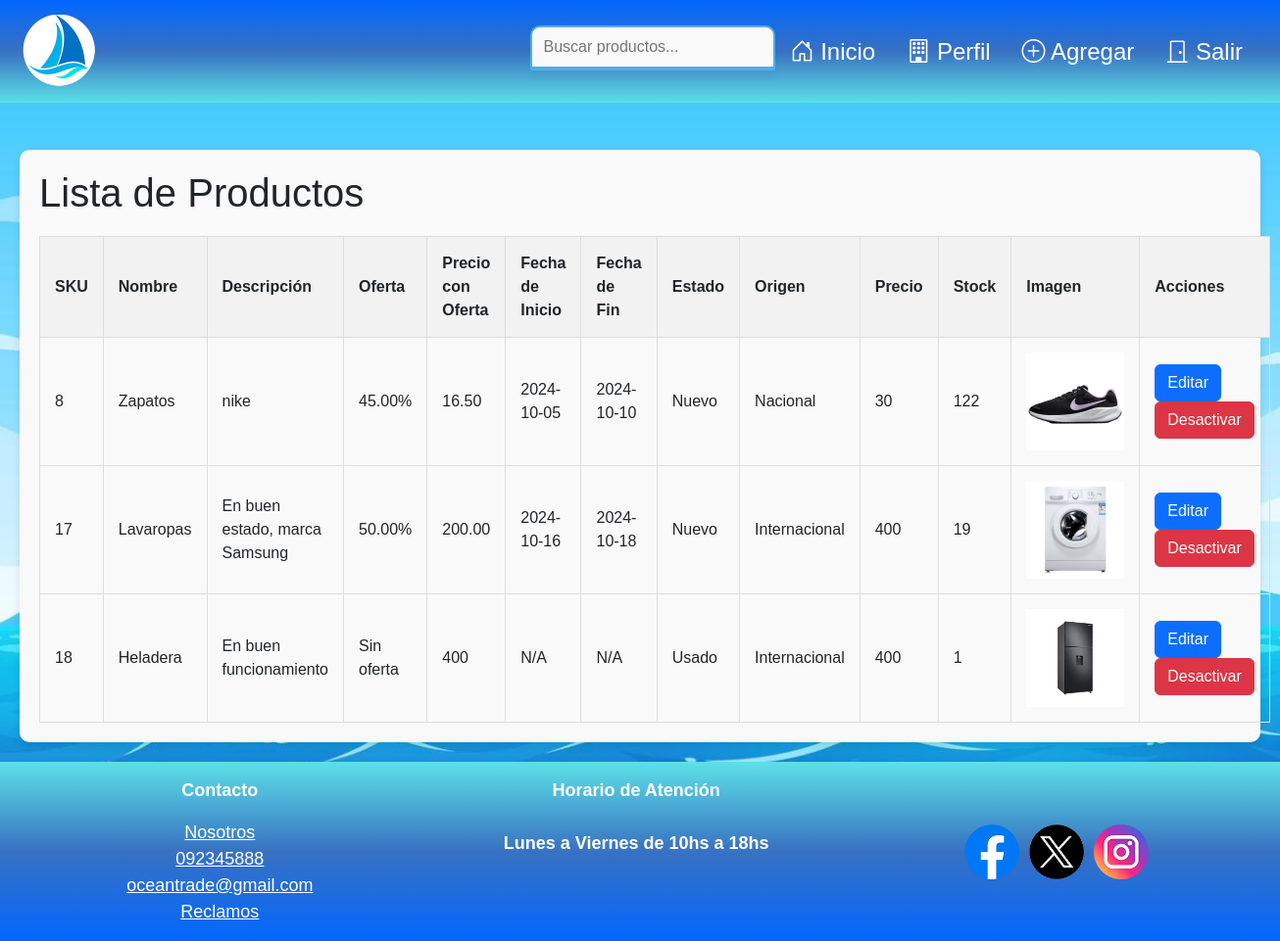
The page /sigto/views/listarproductos.php (signed in) on the database its author committed.
### tables this page shows
CREATE TABLE `ofertas` (
  `idof` int(11) NOT NULL,
  `sku` int(11) DEFAULT NULL,
  `porcentaje_oferta` decimal(4,2) DEFAULT NULL,
  `preciooferta` decimal(10,2) DEFAULT NULL,
  `fecha_inicio` date DEFAULT NULL,
  `fecha_fin` date DEFAULT NULL
);

CREATE TABLE `producto` (
  `sku` int(11) NOT NULL,
  `idemp` int(11) NOT NULL,
  `nombre` varchar(10) NOT NULL,
  `descripcion` varchar(255) DEFAULT NULL,
  `estado` enum('Nuevo','Usado') NOT NULL,
  `origen` enum('Nacional','Internacional') NOT NULL,
  `precio` int(10) NOT NULL DEFAULT 1 CHECK (`precio` > 0),
  `stock` tinyint(3) DEFAULT NULL,
  `imagen` varchar(255) DEFAULT NULL,
  `visible` tinyint(1) DEFAULT 1,
  `tipo_stock` enum('unidad','cantidad') NOT NULL DEFAULT 'cantidad'
);

### sigto/models/Producto.php (called while the page is built, shortened)
<?php
require_once __DIR__ . '/../config/Database.php';
class Producto {
    private $conn;
    public function __construct($operation = 'read') {
        if ($operation === 'write') {
            $database = new Database('user');
        } else {
            $database = new Database('guest');
        }
        $this->conn = $database->getConnection();
    }
    public function readByEmpresa($idemp) {
        $query = "SELECT p.*, o.porcentaje_oferta, o.preciooferta, o.fecha_inicio, o.fecha_fin
                  FROM producto p
                  LEFT JOIN ofertas o ON p.sku = o.sku
                  WHERE p.idemp = ?";
        $stmt = $this->conn->prepare($query);
        $stmt->bind_param("i", $idemp);
        $stmt->execute();
        $result = $stmt->get_result();
        return $result;
    }
    public function getCantidadDisponiblePorSku($sku) {
    $query = "SELECT COUNT(*) AS cantidad_disponible FROM producto_unitario WHERE sku = ? AND estado = 'Disponible'";
    $stmt = $this->conn->prepare($query);
    $stmt->bind_param("i", $sku);
    $stmt->execute();
    $result = $stmt->get_result();
    $row = $result->fetch_assoc();
    return $row['cantidad_disponible'];
}
}
?>

### sigto/config/Database.php (called while the page is built, shortened)
<?php
class Database {
    private $host = "127.0.0.1";
    private $db_name = "oceantrade";
    private $username;
    private $password;
    public function __construct($role = 'guest') {
        switch ($role) {
            default:
                $this->username = 'guest_user';
                $this->password = 'password_guest';
                break;
        }
    }
    public function getConnection() {
        $this->conn = null;
        try {
            $this->conn = new mysqli($this->host, $this->username, $this->password, $this->db_name);
        } catch (Exception $e) {
            echo $e->getMessage();
        }
        return $this->conn;
    }
}

### sigto/controllers/ProductoController.php (called while the page is built, shortened)
<?php
require_once __DIR__ . '/../models/Producto.php';
class ProductoController {
    public function readAllByEmpresa($idemp) {
        $producto = new Producto();
        $result = $producto->readByEmpresa($idemp);
        return $result;
    }
    public function getCantidadDisponiblePorSku($sku) {
        $producto = new Producto();
        return $producto->getCantidadDisponiblePorSku($sku);
    }
}
?>

### sigto/views/listarproductos.php (the view, shortened to what this page needs)
<?php
require_once __DIR__ . '/../controllers/ProductoController.php';
$productoController = new ProductoController();
$productoController->handleRequest();
$productos = $productoController->readAllByEmpresa($_SESSION['idemp']);
?>
<!DOCTYPE html>
<html lang="es">
<head>
    <link rel="stylesheet"  href="https://cdn.jsdelivr.net/npm/bootstrap@5.3.3/dist/css/bootstrap.min.css">
    <link rel="stylesheet" href="https://cdn.jsdelivr.net/npm/bootstrap-icons@1.11.0/font/bootstrap-icons.css">
    <link rel="stylesheet" href="/sigto/assets/css/style.css">
    <link rel="stylesheet" href="/sigto/assets/css/admin.css">
</head>
<body>
<div class="contenedor">
<header>
    <nav class="navbar navbar-expand-sm bg-body-tertiary">
        <div class="container-fluid">
            <a class="navbar-brand" href="/sigto/views/mainempresa.php"><img class="w-50" src="/sigto/assets/images/navbar logo 2.png" alt="OceanTrade"></a>
            <div class="collapse navbar-collapse flex-row-reverse" id="navbarSupportedContent">
            <ul class="navbar-nav mb-2 mb-lg-0">
                      <li class="nav-item mx-3">
                        <a class="text-white fs-4 text-decoration-none" href="/sigto/views/mainempresa.php">
                        <i class="bi bi-house-door"></i> Inicio</a>
                    </li>
                    <li class="nav-item mx-3">
                        <a class="text-white fs-4 text-decoration-none" href="/sigto/views/empresaperfil.php"><i class="bi bi-building"></i> Perfil</a>
                        </li>
                    <li class="nav-item mx-3">
                        <a class="text-white fs-4 text-decoration-none" href="/sigto/views/agregarproducto.php"><i class="bi bi-plus-circle"></i> Agregar</a>
                    </li>
                    <li class="nav-item mx-3">
                        <a class="text-white fs-4 text-decoration-none" href="/sigto/index.php?action=logout">
                        <i class="bi bi-door-closed"></i> Salir</a>
                    </li>
                    </ul>
                <form id="search-form" action="/sigto/views/catalogo.php" method="GET" autocomplete="off">
                    <input type="text" id="search-words" name="query" placeholder="Buscar productos..." onkeyup="showSuggestions(this.value)">
                    <div id="suggestions"></div>
                    </form>
            </div>
        </div>
    </nav>
</header>
<div class="panel-gestion mt-5">
    <h1>Lista de Productos</h1>
    <table border="1">
        <thead>
            <tr>
                <th>SKU</th>
                <th>Nombre</th>
                <th>Descripción</th>
                <th>Oferta</th>
                <th>Precio con Oferta</th>
                <th>Fecha de Inicio</th>
                <th>Fecha de Fin</th>
                <th>Estado</th>
                <th>Origen</th>
                <th>Precio</th>
                <th>Stock</th>
                <th>Imagen</th>
                <th>Acciones</th>
            </tr>
        </thead>
        <tbody>
            <?php while ($producto = $productos->fetch_assoc()): ?>
                <tr>
                    <td><?php echo htmlspecialchars($producto['sku']); ?></td>
                    <td><?php echo htmlspecialchars($producto['nombre']); ?></td>
                    <td><?php echo htmlspecialchars($producto['descripcion']); ?></td>
                    <td>
                        <?php
                        echo isset($producto['porcentaje_oferta']) ? htmlspecialchars($producto['porcentaje_oferta']) . "%" : "Sin oferta";
                        ?>
                    </td>
                    <td>
                        <?php
                        echo isset($producto['preciooferta']) ? htmlspecialchars($producto['preciooferta']) : htmlspecialchars($producto['precio']);
                        ?>
                    </td>
                    <td><?php echo isset($producto['fecha_inicio']) ? htmlspecialchars($producto['fecha_inicio']) : "N/A"; ?></td>
                    <td><?php echo isset($producto['fecha_fin']) ? htmlspecialchars($producto['fecha_fin']) : "N/A"; ?></td>
                    <td><?php echo htmlspecialchars($producto['estado']); ?></td>
                    <td><?php echo htmlspecialchars($producto['origen']); ?></td>
                    <td><?php echo htmlspecialchars($producto['precio']); ?></td>
                    <td>
                        <?php
                        if ($producto['tipo_stock'] === 'unidad') {
                            $cantidadDisponible = $productoController->getCantidadDisponiblePorSku($producto['sku']);
                            echo htmlspecialchars($cantidadDisponible);
                        } else {
                            echo htmlspecialchars($producto['stock']);
                        }
                        ?>
                    </td>
                    <td><img src="/sigto/assets/images/<?php echo htmlspecialchars($producto['imagen']); ?>" alt="<?php echo htmlspecialchars($producto['nombre']); ?>" style="width: 100px; height: auto;"></td>
                    <td>
                        <a href="../sigto/index?action=edit3&sku=<?php echo htmlspecialchars($producto['sku']); ?>" class="btn btn-primary">Editar</a>
                        <br>
                        <?php if ($producto['visible'] == 1): ?>
                        <button class="btn btn-danger" onclick="window.location.href='?action=desactivar&sku=<?php echo $producto['sku']; ?>'">Desactivar</button>
                        <?php else: ?>
                        <button class="btn btn-success" onclick="window.location.href='?action=activar&sku=<?php echo $producto['sku']; ?>'">Activar</button>
                        <?php endif; ?>
                    </td>
                </tr>
            <?php endwhile; ?>
        </tbody>
    </table>
</div>
<footer>
    <div class="footer-container">
        <div class="footer-item">
            <p>Contacto</p>
            <a href="/sigto/views/nosotroscliente.php">Nosotros</a>
            <br>
            <a href="tel:+598 92345888">092345888</a>
            <br>
            <a href="mailto: oceantrade@gmail.com">oceantrade@gmail.com</a>
            <br>
            <a href="reclamosempresa.php">Reclamos</a>
        </div>
        <div class="footer-item">
            <p>Horario de Atención <br><br>Lunes a Viernes de 10hs a 18hs</p>
        </div>
        <div class="footer-redes">
            <a href="https://www.facebook.com/AkakuroCode/"><img class="redes" src="/sigto/assets/images/facebook logo.png" alt="Facebook"></a>
            <a href="https://x.com/AkakuroCode"><img class="redes" src="/sigto/assets/images/x.png" alt="Twitter"></a>
            <a href="https://www.instagram.com/akakurocode/"><img class="redes" src="/sigto/assets/images/ig logo.png" alt="Instagram"></a>
        </div>
    </div>
</footer>
</div>
</body>
</html>

### sigto/assets/css/style.css (style rules this page uses)
:root { --azuloscuro: #0267FF; --azulmedio: #3871C1; --azulclaro: #51Aee5; --turquesa: #5CE1E6; }
body { font-family: Arial, Helvetica, sans-serif, sans-serif; margin: 0; padding: 0; background-image: url('../images/ocean\ background.jpg'); background-size:cover; background-repeat: no-repeat; background-position: center; }
.navbar { background: linear-gradient(to top , var(--turquesa) ,var(--azulmedio),var(--azuloscuro)) !important; }
.contenedor { min-height: 100vh; display: flex; flex-direction: column; justify-content: flex-start; grid-template-rows: auto 1fr auto; }
footer { background: linear-gradient(to bottom , var(--turquesa) ,var(--azulmedio),var(--azuloscuro)); text-align: center; padding: 1rem 2rem; margin-top: auto; }
.footer-container { color: white; display: grid; grid-template-columns: auto auto auto; }
.footer-item p { font-weight: bold; font-size: large; }
.footer-item a { color: white; font-size: large; }
.footer-redes { display: flex; justify-content: center; align-items: center; }
.redes { max-width: 3.5em; height: auto; margin: 5px; transition: transform 0.2s ease, filter 0.3s ease; }
input[type="text"], input[type="number"],input[type="list"] { display: block; margin-bottom: 10px; padding: 5px; width: 94%; box-sizing: border-box; }
button { background-color: var(--azuloscuro); color: white; }
#search-form { position: relative; }
#search-words { width: 250px; padding: 8px 12px; border: 2px solid var(--azulclaro); border-radius: 10px 10px 0 0; background-color: #f9f9f9; outline: none; transition: width 0.4s ease, border-color 0.3s ease; }
#suggestions { position: absolute; top: 82%; left: 0; width: 100%; background-color: #f9f9f9; border: 1px solid var(--azulclaro); border-radius: 0 0 10px 10px; box-shadow: 0px 4px 8px rgba(0, 0, 0, 0.1); max-height: 200px; overflow-y: auto; z-index: 9999; }

### sigto/assets/css/admin.css (style rules this page uses)
.navbar { background-color: #333; padding: 10px; }
.nav-item { margin-right: 20px; position: relative; }
.panel-gestion { padding: 20px; background-color: #f9f9f9; border-radius: 10px; box-shadow: 0 4px 8px rgba(0, 0, 0, 0.1); margin: 20px; }
table { width: 100%; border-collapse: collapse; margin-top: 20px; }
table, th, td { border: 1px solid #ddd; }
th, td { padding: 15px; text-align: left; }
th { background-color: #f2f2f2; }

### rows shown on the page
ofertas: sku.sku "8", sku.nombre "Zapatos", sku.descripcion "nike", porcentaje_oferta "45.00", preciooferta "16.50", fecha_inicio "2024-10-05", fecha_fin "2024-10-10", sku.estado "Nuevo", sku.origen "Nacional", sku.precio "30", sku.stock "122", sku.imagen (picture)
ofertas: sku.sku "17", sku.nombre "Lavaropas", sku.descripcion "En buen estado, marca Samsung", porcentaje_oferta "50.00", preciooferta "200.00", fecha_inicio "2024-10-16", fecha_fin "2024-10-18", sku.estado "Nuevo", sku.origen "Internacional", sku.precio "400", sku.stock "19", sku.imagen (picture)
producto: sku "18", nombre "Heladera", descripcion "En buen funcionamiento", shows "Sin oferta", precio "400", shows "N/A", estado "Usado", origen "Internacional", cantidadDisponible "1", imagen (picture)
